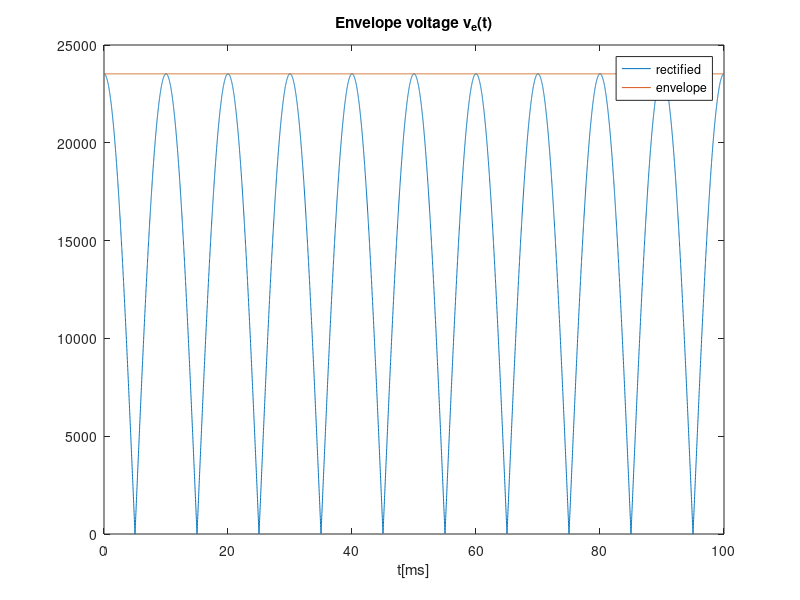
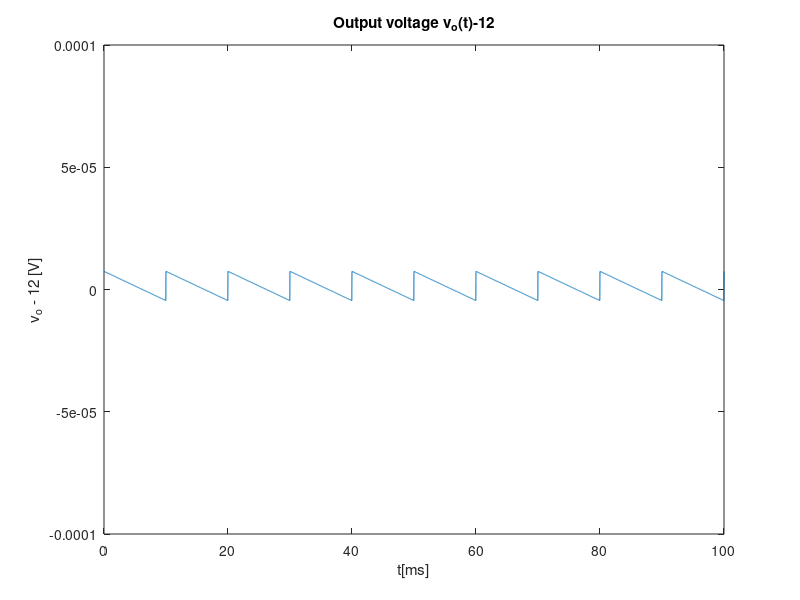
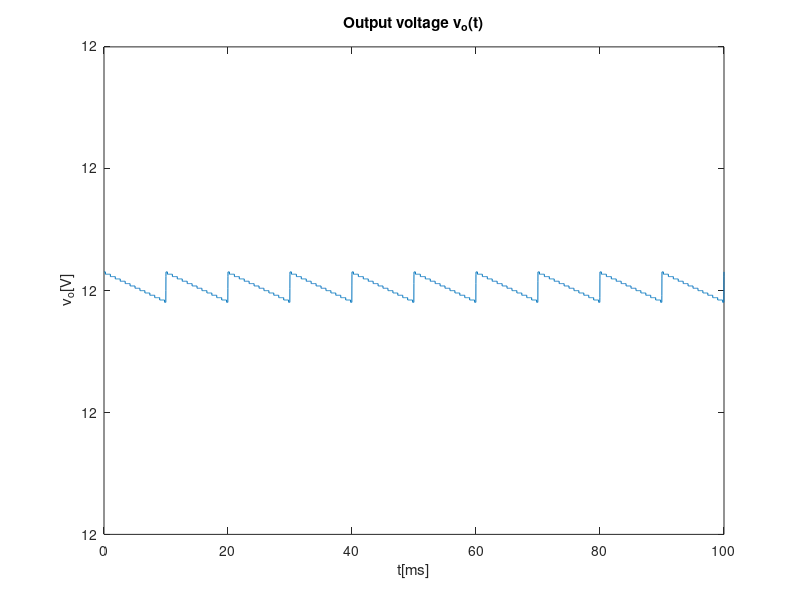

Write MATLAB code to recreate these figures, in order.
close all 
clear all

I_S = 1e-14
V_T=25.9e-3
eta = 1;
%ngspice values
R=600e3 + 15*eta*V_T/I_S/exp(0.74999/eta/V_T);
C=600e-6;
f=50;
A=23.5267e3;
w=2*pi*f;
t = linspace(0, 10e-2, 10000);
j = linspace(0,9,10);
vS = A*cos(w*t);

%envelope detector
vOhr = zeros(1, length(t));
vO = zeros(1, length(t));

tOFF = 1/w * atan(1/w/R/C);

vOnexp = A*cos(w*tOFF)*exp(-(t-tOFF)/R/C);
vOnexp2 = A*cos(w*tOFF)*exp(-(t-1/2/f-tOFF)/R/C);
vOnexp3 = A*cos(w*tOFF)*exp(-(t-2/2/f-tOFF)/R/C);
vOnexp4 = A*cos(w*tOFF)*exp(-(t-3/2/f-tOFF)/R/C);
vOnexp5 = A*cos(w*tOFF)*exp(-(t-4/2/f-tOFF)/R/C);
vOnexp6 = A*cos(w*tOFF)*exp(-(t-5/2/f-tOFF)/R/C);
vOnexp7 = A*cos(w*tOFF)*exp(-(t-6/2/f-tOFF)/R/C);
vOnexp8 = A*cos(w*tOFF)*exp(-(t-7/2/f-tOFF)/R/C);
vOnexp9 = A*cos(w*tOFF)*exp(-(t-8/2/f-tOFF)/R/C);
vOnexp10 = A*cos(w*tOFF)*exp(-(t-9/2/f-tOFF)/R/C);

##for j=1:10
##  for i=1:length(t)
##    vOnexp(j,i)  = A*cos(w*tOFF)*exp(-(t(i)-((j-1)/2/f)-tOFF)/R/C);
##  endfor
##endfor1/w/R/C)

for i=1:length(t)
  if (vS(i) > 0)
    vOhr(i) = vS(i);
  else
    vOhr(i) = -vS(i);
  endif
endfor

figure
plot(t*1000, vOhr)
hold

##for i=1:length(t)/10
##  if t(i) < tOFF 
##    vO(i) = abs(vS(i));
##  elseif vOnexp(1,i) > vOhr(i)
##    vO(i) = vOnexp(1,i);
##  elseif vOnexp(1,i) < vOhr(i)
##    vO(i) = abs(vS(i));
##  endif
##endfor

#for j=2:10
#  for i=((j-1)*length(t)/10):(j*length(t)/10)
#    if t(i) < (tOFF+(j-1)/2/f) 
#    vO(i) = abs(vS(i));
#  elseif vOnexp(j,i) > vOhr(i)
#    vO(i) = vOnexp(j,i);
#  elseif vOnexp(j,i) < vOhr(i)
#    vO(i) = abs(vS(i));
#  endif
#  endfor
#endfor

%for j=0:10
 for i=1:length(t)/10
    if t(i) < tOFF 
    vO(i) = abs(vS(i));
  elseif vOnexp(i) > vOhr(i)
    vO(i) = vOnexp(i);
  elseif vOnexp(i) < vOhr(i)   
    vO(i) = abs(vS(i));
  endif
endfor
%endfor

for i=(length(t)/10):(2*length(t)/10) 
  if t(i) < (tOFF+1/2/f)
    vO(i) = abs(vS(i));
  elseif vOnexp2(i) > vOhr(i)
    vO(i) = vOnexp2(i);
  elseif vOnexp2(i) < vOhr(i) 
    vO(i) = abs(vS(i));
  endif
endfor

for i=(2*length(t)/10):(3*length(t)/10) 
  if t(i) < (tOFF+2/2/f)
    vO(i) = abs(vS(i));
  elseif vOnexp3(i) > vOhr(i)
    vO(i) = vOnexp3(i);
  elseif vOnexp3(i) < vOhr(i) 
    vO(i) = abs(vS(i));
  endif
endfor

for i=(3*length(t)/10):(4*length(t)/10) 
  if t(i) < (tOFF+3/2/f)
    vO(i) = abs(vS(i));
  elseif vOnexp4(i) > vOhr(i)
    vO(i) = vOnexp4(i);
  elseif vOnexp4(i) < vOhr(i) 
    vO(i) = abs(vS(i));
  endif
endfor

for i=(4*length(t)/10):(5*length(t)/10) 
  if t(i) < (tOFF+4/2/f)
    vO(i) = abs(vS(i));
  elseif vOnexp5(i) > vOhr(i)
    vO(i) = vOnexp5(i);
  elseif vOnexp5(i) < vOhr(i) 
    vO(i) = abs(vS(i));
  endif
endfor

for i=(5*length(t)/10):(6*length(t)/10) 
  if t(i) < (tOFF+5/2/f)
    vO(i) = abs(vS(i));
  elseif vOnexp6(i) > vOhr(i)
    vO(i) = vOnexp6(i);
  elseif vOnexp6(i) < vOhr(i) 
    vO(i) = abs(vS(i));
  endif
endfor

for i=(6*length(t)/10):(7*length(t)/10) 
  if t(i) < (tOFF+6/2/f)
    vO(i) = abs(vS(i));
  elseif vOnexp7(i) > vOhr(i)
    vO(i) = vOnexp7(i);
  elseif vOnexp7(i) < vOhr(i) 
    vO(i) = abs(vS(i));
  endif
endfor

for i=(7*length(t)/10):(8*length(t)/10) 
  if t(i) < (tOFF+7/2/f)
    vO(i) = abs(vS(i));
  elseif vOnexp8(i) > vOhr(i)
    vO(i) = vOnexp8(i);
  elseif vOnexp8(i) < vOhr(i) 
    vO(i) = abs(vS(i));
  endif
endfor

for i=(8*length(t)/10):(9*length(t)/10) 
  if t(i) < (tOFF+8/2/f)
    vO(i) = abs(vS(i));
  elseif vOnexp9(i) > vOhr(i)
    vO(i) = vOnexp9(i);
  elseif vOnexp9(i) < vOhr(i) 
    vO(i) = abs(vS(i));
  endif
endfor


for i=(9*length(t)/10):(10*length(t)/10) 
  if t(i) < (tOFF+9/2/f)
    vO(i) = abs(vS(i));
  elseif vOnexp10(i) > vOhr(i)
    vO(i) = vOnexp10(i);
  elseif vOnexp10(i) < vOhr(i) 
    vO(i) = abs(vS(i));
  endif
endfor

%plot(t*1000, vOnexp2)
##for i=1:length(t)
##  printf("%f", vO(i));
##endfor

plot(t*1000, vO)
title("Envelope voltage v_e(t)")
xlabel ("t[ms]")
legend("rectified","envelope")
print ("venvlope.eps", "-depsc");

function f1 = f(vD,vS,R)
Is = 1e-14;
VT=25.9e-3;
eta = 1;
%f = 0.7499 + eta*VT - eta*VT/exp(vD/eta/VT)-vD
%f1 = 0.7499 + eta*VT - eta*VT/Is/exp(vD/eta/VT) - vD
%f1 = eta*VT/I_S/exp(vD/eta/VT)*Is*(exp(vD/eta/VT)-1)+0.7499-vD;
f1= vD*15 + R*Is*(exp(vD*15/VT/eta)-1)-vS;
endfunction

function fd = fd(vD,R)
Is = 1e-14;
VT=25.9e-3;
eta = 1;
%fd = exp(-vD/eta/VT)-1;
%fd = 1/Is/exp(vD/eta/VT)-1;
%fd =  (-1/Is/exp(vD/eta/VT))*Is*(exp(vD/eta/VT)-1)+1-1;
fd = 15 + R*Is*15/eta/VT * (exp(vD*15/VT/eta)-1);
endfunction

function vD_root = solve_vD (vS, R)
  delta = 1e-6;
  x_next = 0.65;

  do 
    x=x_next;
    x_next = x  - f(x, vS, R)/fd(x, R);
  until (abs(x_next-x) < delta)

  vD_root = x_next;
endfunction

n=16;
eta=1;
R1=600e3;
f=50;
w=2*pi*f;
t = linspace(0, 10e-2, 10000);

for i=1:length(t)
  vD = 0.75;
  rd = (eta * V_T)/(I_S*exp(vD/eta/V_T));
  rx = n*rd;
  vout(i)=rx*vO(i)/(rx+R1);
  %vout(i) = 0.75+(eta*V_T/I_S/exp(0.75/eta/V_T))*I_S*(exp(0.75/eta/V_T)-1);
  %vout(i) = vO(i)-vD;
  %vD = solve_vD(vO(i), R1);
endfor

figure
plot(t*1000, 16*0.7230475 + vout-12);
axis([0 100 -0.0001 0.0001]);
title("Output voltage v_o(t)-12")
xlabel ("t[ms]")
ylabel ("v_o - 12 [V]")
print ("vo.eps", "-depsc");

figure
plot(t*1000, 16*0.7230475 + vout);
axis([0 100 11.9999 12.0001])
title("Output voltage v_o(t)")
xlabel ("t[ms]")
ylabel ("v_o[V]")
print ("vo12.eps", "-depsc");

max = max(16*0.7230475 + vout);
min = min(16*0.7230475 + vout);
mean = mean(16*0.7230475 + vout);
ripple = max-min;
printf("%.5f\n", min);
printf("%.5f\n", max);
printf("%.5f\n", ripple);
printf("%.5f\n", mean);

file = fopen("tab_teorica.tex","w");
fprintf(file,"max & %.5f \\\\\ \\hline\nmin & %.5f \\\\\ \\hline\nripple & %.5f\\\\\ \\hline\nmean & %.5f \\\\\\hline\n", max, min, ripple, mean);
fclose(file); 